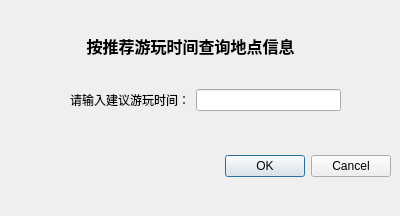
<?xml version="1.0" encoding="UTF-8"?>
<ui version="4.0">
 <class>searchByTimeDialog</class>
 <widget class="QDialog" name="searchByTimeDialog">
  <property name="geometry">
   <rect>
    <x>0</x>
    <y>0</y>
    <width>400</width>
    <height>216</height>
   </rect>
  </property>
  <property name="windowTitle">
   <string>Dialog</string>
  </property>
  <widget class="QDialogButtonBox" name="buttonBox">
   <property name="geometry">
    <rect>
     <x>50</x>
     <y>150</y>
     <width>341</width>
     <height>32</height>
    </rect>
   </property>
   <property name="orientation">
    <enum>Qt::Orientation::Horizontal</enum>
   </property>
   <property name="standardButtons">
    <set>QDialogButtonBox::StandardButton::Cancel|QDialogButtonBox::StandardButton::Ok</set>
   </property>
  </widget>
  <widget class="QLabel" name="label">
   <property name="geometry">
    <rect>
     <x>80</x>
     <y>30</y>
     <width>221</width>
     <height>31</height>
    </rect>
   </property>
   <property name="font">
    <font>
     <pointsize>12</pointsize>
     <bold>true</bold>
    </font>
   </property>
   <property name="text">
    <string>按推荐游玩时间查询地点信息</string>
   </property>
   <property name="alignment">
    <set>Qt::AlignmentFlag::AlignCenter</set>
   </property>
  </widget>
  <widget class="QWidget" name="">
   <property name="geometry">
    <rect>
     <x>70</x>
     <y>80</y>
     <width>271</width>
     <height>41</height>
    </rect>
   </property>
   <layout class="QGridLayout" name="gridLayout">
    <item row="0" column="0">
     <widget class="QLabel" name="label_2">
      <property name="text">
       <string>请输入建议游玩时间：</string>
      </property>
     </widget>
    </item>
    <item row="0" column="1">
     <widget class="QLineEdit" name="timeEdit"/>
    </item>
   </layout>
  </widget>
 </widget>
 <resources/>
 <connections>
  <connection>
   <sender>buttonBox</sender>
   <signal>accepted()</signal>
   <receiver>searchByTimeDialog</receiver>
   <slot>accept()</slot>
   <hints>
    <hint type="sourcelabel">
     <x>248</x>
     <y>254</y>
    </hint>
    <hint type="destinationlabel">
     <x>157</x>
     <y>274</y>
    </hint>
   </hints>
  </connection>
  <connection>
   <sender>buttonBox</sender>
   <signal>rejected()</signal>
   <receiver>searchByTimeDialog</receiver>
   <slot>reject()</slot>
   <hints>
    <hint type="sourcelabel">
     <x>316</x>
     <y>260</y>
    </hint>
    <hint type="destinationlabel">
     <x>286</x>
     <y>274</y>
    </hint>
   </hints>
  </connection>
 </connections>
</ui>
